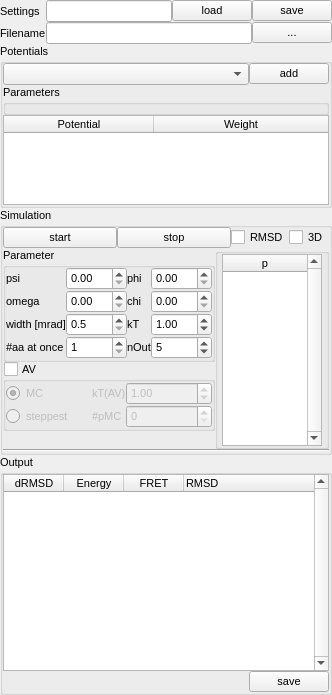
<?xml version="1.0" encoding="UTF-8"?>
<ui version="4.0">
 <class>Form</class>
 <widget class="QWidget" name="Form">
  <property name="geometry">
   <rect>
    <x>0</x>
    <y>0</y>
    <width>311</width>
    <height>695</height>
   </rect>
  </property>
  <property name="sizePolicy">
   <sizepolicy hsizetype="Preferred" vsizetype="Minimum">
    <horstretch>0</horstretch>
    <verstretch>0</verstretch>
   </sizepolicy>
  </property>
  <property name="font">
   <font>
    <pointsize>8</pointsize>
   </font>
  </property>
  <property name="windowTitle">
   <string>Form</string>
  </property>
  <layout class="QVBoxLayout" name="verticalLayout_5">
   <property name="spacing">
    <number>0</number>
   </property>
   <property name="margin">
    <number>0</number>
   </property>
   <item>
    <layout class="QGridLayout" name="gridLayout_6">
     <property name="spacing">
      <number>0</number>
     </property>
     <item row="0" column="0">
      <widget class="QLabel" name="label_3">
       <property name="enabled">
        <bool>true</bool>
       </property>
       <property name="text">
        <string>Settings</string>
       </property>
      </widget>
     </item>
     <item row="0" column="1">
      <layout class="QHBoxLayout" name="horizontalLayout">
       <property name="spacing">
        <number>0</number>
       </property>
       <item>
        <widget class="QLineEdit" name="lineEdit_2">
         <property name="enabled">
          <bool>true</bool>
         </property>
         <property name="readOnly">
          <bool>true</bool>
         </property>
        </widget>
       </item>
       <item>
        <widget class="QPushButton" name="toolButton_2">
         <property name="toolTip">
          <string>&lt;html&gt;&lt;head/&gt;&lt;body&gt;&lt;p&gt;Loading of a Monte-Carlo setting file.&lt;/p&gt;&lt;/body&gt;&lt;/html&gt;</string>
         </property>
         <property name="text">
          <string>load</string>
         </property>
        </widget>
       </item>
       <item>
        <widget class="QPushButton" name="toolButton_3">
         <property name="toolTip">
          <string>Save Monte-Carlo setting file.</string>
         </property>
         <property name="text">
          <string>save</string>
         </property>
        </widget>
       </item>
      </layout>
     </item>
     <item row="1" column="0">
      <widget class="QLabel" name="label_15">
       <property name="text">
        <string>Filename</string>
       </property>
      </widget>
     </item>
     <item row="1" column="1">
      <layout class="QHBoxLayout" name="horizontalLayout_3">
       <property name="spacing">
        <number>0</number>
       </property>
       <item>
        <widget class="QLineEdit" name="lineEdit_13">
         <property name="toolTip">
          <string>Output filename of trajectory</string>
         </property>
         <property name="readOnly">
          <bool>true</bool>
         </property>
        </widget>
       </item>
       <item>
        <widget class="QPushButton" name="toolButton">
         <property name="toolTip">
          <string>Select the target trajectory filename</string>
         </property>
         <property name="text">
          <string>...</string>
         </property>
        </widget>
       </item>
      </layout>
     </item>
    </layout>
   </item>
   <item>
    <widget class="QGroupBox" name="groupBox_3">
     <property name="sizePolicy">
      <sizepolicy hsizetype="Expanding" vsizetype="Minimum">
       <horstretch>0</horstretch>
       <verstretch>0</verstretch>
      </sizepolicy>
     </property>
     <property name="maximumSize">
      <size>
       <width>16777215</width>
       <height>16777215</height>
      </size>
     </property>
     <property name="title">
      <string>Potentials</string>
     </property>
     <property name="alignment">
      <set>Qt::AlignLeading|Qt::AlignLeft|Qt::AlignTop</set>
     </property>
     <layout class="QGridLayout" name="gridLayout">
      <property name="margin">
       <number>0</number>
      </property>
      <property name="spacing">
       <number>0</number>
      </property>
      <item row="4" column="0" colspan="4">
       <widget class="QTableWidget" name="tableWidget">
        <property name="sizePolicy">
         <sizepolicy hsizetype="Expanding" vsizetype="Fixed">
          <horstretch>0</horstretch>
          <verstretch>0</verstretch>
         </sizepolicy>
        </property>
        <property name="minimumSize">
         <size>
          <width>0</width>
          <height>0</height>
         </size>
        </property>
        <property name="maximumSize">
         <size>
          <width>16777215</width>
          <height>90</height>
         </size>
        </property>
        <property name="toolTip">
         <string>Used potentials applied during optimization</string>
        </property>
        <attribute name="horizontalHeaderDefaultSectionSize">
         <number>150</number>
        </attribute>
        <attribute name="horizontalHeaderStretchLastSection">
         <bool>true</bool>
        </attribute>
        <attribute name="verticalHeaderVisible">
         <bool>false</bool>
        </attribute>
        <column>
         <property name="text">
          <string>Potential</string>
         </property>
        </column>
        <column>
         <property name="text">
          <string>Weight</string>
         </property>
        </column>
       </widget>
      </item>
      <item row="0" column="3">
       <widget class="QPushButton" name="toolButton_6">
        <property name="sizePolicy">
         <sizepolicy hsizetype="Fixed" vsizetype="Fixed">
          <horstretch>0</horstretch>
          <verstretch>0</verstretch>
         </sizepolicy>
        </property>
        <property name="toolTip">
         <string>Add a new potential to the list of used potentials.</string>
        </property>
        <property name="text">
         <string>add</string>
        </property>
       </widget>
      </item>
      <item row="0" column="0" colspan="3">
       <widget class="QComboBox" name="comboBox_2">
        <property name="sizePolicy">
         <sizepolicy hsizetype="Expanding" vsizetype="Fixed">
          <horstretch>0</horstretch>
          <verstretch>0</verstretch>
         </sizepolicy>
        </property>
       </widget>
      </item>
      <item row="2" column="0" colspan="4">
       <widget class="QGroupBox" name="groupBox_8">
        <property name="title">
         <string>Parameters</string>
        </property>
        <layout class="QVBoxLayout" name="verticalLayout_4">
         <property name="spacing">
          <number>0</number>
         </property>
         <property name="margin">
          <number>0</number>
         </property>
         <item>
          <layout class="QVBoxLayout" name="verticalLayout_2">
           <property name="spacing">
            <number>0</number>
           </property>
          </layout>
         </item>
        </layout>
       </widget>
      </item>
     </layout>
    </widget>
   </item>
   <item>
    <widget class="QGroupBox" name="groupBox_4">
     <property name="sizePolicy">
      <sizepolicy hsizetype="Expanding" vsizetype="Preferred">
       <horstretch>0</horstretch>
       <verstretch>0</verstretch>
      </sizepolicy>
     </property>
     <property name="maximumSize">
      <size>
       <width>16777215</width>
       <height>16777215</height>
      </size>
     </property>
     <property name="title">
      <string>Simulation</string>
     </property>
     <layout class="QGridLayout" name="gridLayout_3">
      <property name="margin">
       <number>0</number>
      </property>
      <property name="spacing">
       <number>0</number>
      </property>
      <item row="4" column="0">
       <widget class="QGroupBox" name="groupBox_5">
        <property name="title">
         <string>Parameter</string>
        </property>
        <layout class="QGridLayout" name="gridLayout_5">
         <property name="margin">
          <number>0</number>
         </property>
         <property name="spacing">
          <number>0</number>
         </property>
         <item row="0" column="1" colspan="4">
          <layout class="QGridLayout" name="gridLayout_7">
           <property name="spacing">
            <number>0</number>
           </property>
           <item row="4" column="3">
            <widget class="QDoubleSpinBox" name="doubleSpinBox_2">
             <property name="toolTip">
              <string>Temperature</string>
             </property>
             <property name="maximum">
              <double>999.000000000000000</double>
             </property>
             <property name="singleStep">
              <double>0.500000000000000</double>
             </property>
             <property name="value">
              <double>1.000000000000000</double>
             </property>
            </widget>
           </item>
           <item row="3" column="3">
            <widget class="QDoubleSpinBox" name="doubleSpinBox_6">
             <property name="toolTip">
              <string>Probability of moving chi-angle</string>
             </property>
             <property name="maximum">
              <double>1.000000000000000</double>
             </property>
             <property name="singleStep">
              <double>0.010000000000000</double>
             </property>
            </widget>
           </item>
           <item row="2" column="0">
            <widget class="QLabel" name="label_10">
             <property name="text">
              <string>psi</string>
             </property>
            </widget>
           </item>
           <item row="4" column="0">
            <widget class="QLabel" name="label_7">
             <property name="text">
              <string>width [mrad]</string>
             </property>
            </widget>
           </item>
           <item row="7" column="0">
            <widget class="QLabel" name="label_8">
             <property name="text">
              <string>#aa at once</string>
             </property>
            </widget>
           </item>
           <item row="4" column="2">
            <widget class="QLabel" name="label_13">
             <property name="text">
              <string>kT</string>
             </property>
            </widget>
           </item>
           <item row="7" column="3">
            <widget class="QSpinBox" name="spinBox_2">
             <property name="toolTip">
              <string>Every n-th accepted frame is written to file </string>
             </property>
             <property name="minimum">
              <number>1</number>
             </property>
             <property name="maximum">
              <number>9999</number>
             </property>
             <property name="singleStep">
              <number>10</number>
             </property>
             <property name="value">
              <number>5</number>
             </property>
            </widget>
           </item>
           <item row="7" column="2">
            <widget class="QLabel" name="label_12">
             <property name="text">
              <string>nOut</string>
             </property>
            </widget>
           </item>
           <item row="7" column="1">
            <widget class="QSpinBox" name="spinBox">
             <property name="toolTip">
              <string>Number of aa moved in one MC-step</string>
             </property>
             <property name="minimum">
              <number>1</number>
             </property>
            </widget>
           </item>
           <item row="3" column="1">
            <widget class="QDoubleSpinBox" name="doubleSpinBox_5">
             <property name="toolTip">
              <string>Probability of moving omega-angle</string>
             </property>
             <property name="maximum">
              <double>1.000000000000000</double>
             </property>
             <property name="singleStep">
              <double>0.010000000000000</double>
             </property>
            </widget>
           </item>
           <item row="2" column="1">
            <widget class="QDoubleSpinBox" name="doubleSpinBox_3">
             <property name="sizePolicy">
              <sizepolicy hsizetype="MinimumExpanding" vsizetype="Fixed">
               <horstretch>0</horstretch>
               <verstretch>0</verstretch>
              </sizepolicy>
             </property>
             <property name="toolTip">
              <string>Probability of moving psi-angle</string>
             </property>
             <property name="maximum">
              <double>1.000000000000000</double>
             </property>
             <property name="singleStep">
              <double>0.010000000000000</double>
             </property>
            </widget>
           </item>
           <item row="2" column="3">
            <widget class="QDoubleSpinBox" name="doubleSpinBox_4">
             <property name="toolTip">
              <string>Probability of moving phi-angle</string>
             </property>
             <property name="maximum">
              <double>1.000000000000000</double>
             </property>
             <property name="singleStep">
              <double>0.010000000000000</double>
             </property>
            </widget>
           </item>
           <item row="3" column="2">
            <widget class="QLabel" name="label_16">
             <property name="text">
              <string>chi</string>
             </property>
            </widget>
           </item>
           <item row="3" column="0">
            <widget class="QLabel" name="label_14">
             <property name="text">
              <string>omega</string>
             </property>
            </widget>
           </item>
           <item row="4" column="1">
            <widget class="QDoubleSpinBox" name="doubleSpinBox">
             <property name="toolTip">
              <string>&lt;html&gt;&lt;head/&gt;&lt;body&gt;&lt;p&gt;Width of a normal distribution in milli rad.&lt;/p&gt;&lt;p&gt;The dihedral-angles are altered by random samples taken of a noraml distribution with a width specified above.&lt;/p&gt;&lt;/body&gt;&lt;/html&gt;</string>
             </property>
             <property name="decimals">
              <number>1</number>
             </property>
             <property name="minimum">
              <double>0.500000000000000</double>
             </property>
             <property name="maximum">
              <double>1000.000000000000000</double>
             </property>
             <property name="singleStep">
              <double>0.250000000000000</double>
             </property>
             <property name="value">
              <double>0.500000000000000</double>
             </property>
            </widget>
           </item>
           <item row="2" column="2">
            <widget class="QLabel" name="label_9">
             <property name="text">
              <string>phi</string>
             </property>
            </widget>
           </item>
          </layout>
         </item>
        </layout>
       </widget>
      </item>
      <item row="5" column="0">
       <widget class="QGroupBox" name="groupBox_7">
        <property name="maximumSize">
         <size>
          <width>16777215</width>
          <height>16777215</height>
         </size>
        </property>
        <property name="toolTip">
         <string>Check to enable optimization including AV-potential</string>
        </property>
        <property name="title">
         <string>AV</string>
        </property>
        <property name="checkable">
         <bool>true</bool>
        </property>
        <property name="checked">
         <bool>false</bool>
        </property>
        <layout class="QGridLayout" name="gridLayout_4">
         <property name="margin">
          <number>0</number>
         </property>
         <property name="spacing">
          <number>0</number>
         </property>
         <item row="1" column="1">
          <widget class="QLabel" name="label">
           <property name="sizePolicy">
            <sizepolicy hsizetype="Fixed" vsizetype="Preferred">
             <horstretch>0</horstretch>
             <verstretch>0</verstretch>
            </sizepolicy>
           </property>
           <property name="text">
            <string>#pMC</string>
           </property>
          </widget>
         </item>
         <item row="0" column="2">
          <widget class="QDoubleSpinBox" name="doubleSpinBox_8">
           <property name="toolTip">
            <string>&lt;html&gt;&lt;head/&gt;&lt;body&gt;&lt;p&gt;Temperature factor for acceptance of the AV-MC step. Here chi2 is treated as energy. Chi2 is divided by the temperature factor kT(AV).&lt;/p&gt;&lt;/body&gt;&lt;/html&gt;</string>
           </property>
           <property name="singleStep">
            <double>0.500000000000000</double>
           </property>
           <property name="value">
            <double>1.000000000000000</double>
           </property>
          </widget>
         </item>
         <item row="1" column="0">
          <widget class="QRadioButton" name="radioButton_2">
           <property name="text">
            <string>steppest</string>
           </property>
          </widget>
         </item>
         <item row="0" column="1">
          <widget class="QLabel" name="label_11">
           <property name="sizePolicy">
            <sizepolicy hsizetype="Fixed" vsizetype="Preferred">
             <horstretch>0</horstretch>
             <verstretch>0</verstretch>
            </sizepolicy>
           </property>
           <property name="text">
            <string>kT(AV)</string>
           </property>
          </widget>
         </item>
         <item row="1" column="2">
          <widget class="QSpinBox" name="spinBox_3">
           <property name="toolTip">
            <string>Number of protein MC-steps before AV-MC step</string>
           </property>
           <property name="maximum">
            <number>9999</number>
           </property>
          </widget>
         </item>
         <item row="3" column="0" colspan="3">
          <layout class="QVBoxLayout" name="verticalLayout"/>
         </item>
         <item row="0" column="0">
          <widget class="QRadioButton" name="radioButton">
           <property name="text">
            <string>MC</string>
           </property>
           <property name="checked">
            <bool>true</bool>
           </property>
          </widget>
         </item>
        </layout>
       </widget>
      </item>
      <item row="4" column="1" rowspan="4">
       <widget class="QGroupBox" name="groupBox">
        <property name="sizePolicy">
         <sizepolicy hsizetype="Expanding" vsizetype="Preferred">
          <horstretch>0</horstretch>
          <verstretch>0</verstretch>
         </sizepolicy>
        </property>
        <property name="title">
         <string/>
        </property>
        <property name="alignment">
         <set>Qt::AlignLeading|Qt::AlignLeft|Qt::AlignVCenter</set>
        </property>
        <layout class="QVBoxLayout" name="verticalLayout_3">
         <property name="spacing">
          <number>0</number>
         </property>
         <property name="leftMargin">
          <number>4</number>
         </property>
         <property name="topMargin">
          <number>0</number>
         </property>
         <property name="rightMargin">
          <number>4</number>
         </property>
         <property name="bottomMargin">
          <number>0</number>
         </property>
         <item>
          <widget class="QTableWidget" name="tableWidget_2">
           <property name="sizePolicy">
            <sizepolicy hsizetype="MinimumExpanding" vsizetype="MinimumExpanding">
             <horstretch>0</horstretch>
             <verstretch>0</verstretch>
            </sizepolicy>
           </property>
           <property name="minimumSize">
            <size>
             <width>100</width>
             <height>0</height>
            </size>
           </property>
           <property name="maximumSize">
            <size>
             <width>16777215</width>
             <height>16777215</height>
            </size>
           </property>
           <property name="toolTip">
            <string>Movemap (higher number higher prob. dihedral of aa is changed</string>
           </property>
           <property name="verticalScrollBarPolicy">
            <enum>Qt::ScrollBarAlwaysOn</enum>
           </property>
           <property name="selectionMode">
            <enum>QAbstractItemView::ContiguousSelection</enum>
           </property>
           <attribute name="horizontalHeaderVisible">
            <bool>true</bool>
           </attribute>
           <attribute name="horizontalHeaderDefaultSectionSize">
            <number>30</number>
           </attribute>
           <attribute name="horizontalHeaderMinimumSectionSize">
            <number>8</number>
           </attribute>
           <attribute name="horizontalHeaderStretchLastSection">
            <bool>true</bool>
           </attribute>
           <attribute name="verticalHeaderVisible">
            <bool>true</bool>
           </attribute>
           <attribute name="verticalHeaderDefaultSectionSize">
            <number>20</number>
           </attribute>
           <attribute name="verticalHeaderStretchLastSection">
            <bool>false</bool>
           </attribute>
           <column>
            <property name="text">
             <string>p</string>
            </property>
           </column>
          </widget>
         </item>
        </layout>
       </widget>
      </item>
      <item row="1" column="0" colspan="2">
       <layout class="QHBoxLayout" name="horizontalLayout_2">
        <property name="spacing">
         <number>0</number>
        </property>
        <item>
         <widget class="QPushButton" name="toolButton_4">
          <property name="sizePolicy">
           <sizepolicy hsizetype="Expanding" vsizetype="Fixed">
            <horstretch>0</horstretch>
            <verstretch>0</verstretch>
           </sizepolicy>
          </property>
          <property name="toolTip">
           <string>Start the simulation.</string>
          </property>
          <property name="text">
           <string>start</string>
          </property>
         </widget>
        </item>
        <item>
         <widget class="QPushButton" name="toolButton_5">
          <property name="sizePolicy">
           <sizepolicy hsizetype="Expanding" vsizetype="Fixed">
            <horstretch>0</horstretch>
            <verstretch>0</verstretch>
           </sizepolicy>
          </property>
          <property name="toolTip">
           <string>Stop the simulation.</string>
          </property>
          <property name="text">
           <string>stop</string>
          </property>
         </widget>
        </item>
        <item>
         <widget class="QCheckBox" name="checkBox">
          <property name="toolTip">
           <string>&lt;html&gt;&lt;head/&gt;&lt;body&gt;&lt;p&gt;Updates the trajectory and the plots shown within the program. Irrespectively this is checked or not the new structures are saved to the trajectory file. If this is not checked the memory-usage during the curse of the simulation remains constant. If this is checked the memory-usage grows with the trajectory length. Thus, it's recommended to disable the update for long simulations.&lt;/p&gt;&lt;/body&gt;&lt;/html&gt;</string>
          </property>
          <property name="text">
           <string>RMSD</string>
          </property>
         </widget>
        </item>
        <item>
         <widget class="QCheckBox" name="checkBox_4">
          <property name="sizePolicy">
           <sizepolicy hsizetype="Fixed" vsizetype="Fixed">
            <horstretch>0</horstretch>
            <verstretch>0</verstretch>
           </sizepolicy>
          </property>
          <property name="toolTip">
           <string>&lt;html&gt;&lt;head/&gt;&lt;body&gt;&lt;p&gt;If checked adds new accepted structures to 3D-view. In long simulation the memory use may increase significantelly and result in crashing the program. Thus, only use this for test runs and not long productive runs.&lt;/p&gt;&lt;/body&gt;&lt;/html&gt;</string>
          </property>
          <property name="text">
           <string>3D</string>
          </property>
          <property name="checked">
           <bool>false</bool>
          </property>
         </widget>
        </item>
       </layout>
      </item>
      <item row="8" column="0" colspan="2">
       <widget class="Line" name="line">
        <property name="orientation">
         <enum>Qt::Horizontal</enum>
        </property>
       </widget>
      </item>
     </layout>
     <zorder>line</zorder>
     <zorder>groupBox</zorder>
     <zorder>groupBox_7</zorder>
     <zorder>groupBox_5</zorder>
    </widget>
   </item>
   <item>
    <widget class="QGroupBox" name="groupBox_2">
     <property name="title">
      <string>Output</string>
     </property>
     <layout class="QGridLayout" name="gridLayout_2">
      <property name="margin">
       <number>0</number>
      </property>
      <property name="spacing">
       <number>0</number>
      </property>
      <item row="2" column="0" colspan="4">
       <widget class="QTableWidget" name="tableWidget_3">
        <property name="sizePolicy">
         <sizepolicy hsizetype="Expanding" vsizetype="Expanding">
          <horstretch>0</horstretch>
          <verstretch>0</verstretch>
         </sizepolicy>
        </property>
        <property name="minimumSize">
         <size>
          <width>0</width>
          <height>100</height>
         </size>
        </property>
        <property name="maximumSize">
         <size>
          <width>16777215</width>
          <height>400</height>
         </size>
        </property>
        <property name="contextMenuPolicy">
         <enum>Qt::ActionsContextMenu</enum>
        </property>
        <property name="toolTip">
         <string>&lt;html&gt;&lt;head/&gt;&lt;body&gt;&lt;p&gt;Change in RMSD with respect to previous structure (dRMSD), &lt;/p&gt;&lt;p&gt;total potential energy, FRET-energy (chi2), &lt;/p&gt;&lt;p&gt;RMSD with respect to reference structrure (first)&lt;/p&gt;&lt;/body&gt;&lt;/html&gt;</string>
        </property>
        <property name="verticalScrollBarPolicy">
         <enum>Qt::ScrollBarAlwaysOn</enum>
        </property>
        <property name="horizontalScrollBarPolicy">
         <enum>Qt::ScrollBarAlwaysOff</enum>
        </property>
        <property name="autoScroll">
         <bool>true</bool>
        </property>
        <attribute name="horizontalHeaderDefaultSectionSize">
         <number>60</number>
        </attribute>
        <attribute name="horizontalHeaderStretchLastSection">
         <bool>true</bool>
        </attribute>
        <attribute name="verticalHeaderCascadingSectionResizes">
         <bool>false</bool>
        </attribute>
        <column>
         <property name="text">
          <string>dRMSD</string>
         </property>
        </column>
        <column>
         <property name="text">
          <string>Energy</string>
         </property>
        </column>
        <column>
         <property name="text">
          <string>FRET</string>
         </property>
        </column>
        <column>
         <property name="text">
          <string>RMSD</string>
         </property>
         <property name="textAlignment">
          <set>AlignLeft|AlignVCenter</set>
         </property>
        </column>
       </widget>
      </item>
      <item row="5" column="3">
       <widget class="QPushButton" name="toolButton_7">
        <property name="toolTip">
         <string>Save RMSD/FRET table</string>
        </property>
        <property name="text">
         <string>save</string>
        </property>
       </widget>
      </item>
      <item row="5" column="0">
       <spacer name="horizontalSpacer">
        <property name="orientation">
         <enum>Qt::Horizontal</enum>
        </property>
        <property name="sizeHint" stdset="0">
         <size>
          <width>40</width>
          <height>20</height>
         </size>
        </property>
       </spacer>
      </item>
     </layout>
    </widget>
   </item>
  </layout>
  <action name="actionRun_Simulation">
   <property name="text">
    <string>Run Simulation</string>
   </property>
  </action>
  <action name="actionLoad_configuration_file">
   <property name="text">
    <string>Load configuration file</string>
   </property>
  </action>
  <action name="actionSave_configuration_file">
   <property name="text">
    <string>Save configuration file</string>
   </property>
  </action>
  <action name="actionStop_simulation">
   <property name="text">
    <string>Stop simulation</string>
   </property>
  </action>
  <action name="actionAdd_potential">
   <property name="text">
    <string>Add potential</string>
   </property>
  </action>
  <action name="actionSet_output_filename">
   <property name="text">
    <string>Set output-filename</string>
   </property>
  </action>
  <action name="actionSave_RMSD_table">
   <property name="text">
    <string>Save RMSD-table</string>
   </property>
  </action>
  <action name="actionCurrent_potential_changed">
   <property name="text">
    <string>Current potential changed</string>
   </property>
  </action>
 </widget>
 <resources/>
 <connections>
  <connection>
   <sender>toolButton_4</sender>
   <signal>clicked()</signal>
   <receiver>actionRun_Simulation</receiver>
   <slot>trigger()</slot>
   <hints>
    <hint type="sourcelabel">
     <x>19</x>
     <y>320</y>
    </hint>
    <hint type="destinationlabel">
     <x>-1</x>
     <y>-1</y>
    </hint>
   </hints>
  </connection>
  <connection>
   <sender>toolButton_2</sender>
   <signal>clicked()</signal>
   <receiver>actionLoad_configuration_file</receiver>
   <slot>trigger()</slot>
   <hints>
    <hint type="sourcelabel">
     <x>187</x>
     <y>12</y>
    </hint>
    <hint type="destinationlabel">
     <x>-1</x>
     <y>-1</y>
    </hint>
   </hints>
  </connection>
  <connection>
   <sender>toolButton_3</sender>
   <signal>clicked()</signal>
   <receiver>actionSave_configuration_file</receiver>
   <slot>trigger()</slot>
   <hints>
    <hint type="sourcelabel">
     <x>271</x>
     <y>12</y>
    </hint>
    <hint type="destinationlabel">
     <x>-1</x>
     <y>-1</y>
    </hint>
   </hints>
  </connection>
  <connection>
   <sender>toolButton_6</sender>
   <signal>clicked()</signal>
   <receiver>actionAdd_potential</receiver>
   <slot>trigger()</slot>
   <hints>
    <hint type="sourcelabel">
     <x>221</x>
     <y>69</y>
    </hint>
    <hint type="destinationlabel">
     <x>-1</x>
     <y>-1</y>
    </hint>
   </hints>
  </connection>
  <connection>
   <sender>toolButton</sender>
   <signal>clicked()</signal>
   <receiver>actionSet_output_filename</receiver>
   <slot>trigger()</slot>
   <hints>
    <hint type="sourcelabel">
     <x>308</x>
     <y>32</y>
    </hint>
    <hint type="destinationlabel">
     <x>-1</x>
     <y>-1</y>
    </hint>
   </hints>
  </connection>
  <connection>
   <sender>toolButton_7</sender>
   <signal>clicked()</signal>
   <receiver>actionSave_RMSD_table</receiver>
   <slot>trigger()</slot>
   <hints>
    <hint type="sourcelabel">
     <x>227</x>
     <y>624</y>
    </hint>
    <hint type="destinationlabel">
     <x>-1</x>
     <y>-1</y>
    </hint>
   </hints>
  </connection>
  <connection>
   <sender>toolButton_5</sender>
   <signal>clicked()</signal>
   <receiver>actionStop_simulation</receiver>
   <slot>trigger()</slot>
   <hints>
    <hint type="sourcelabel">
     <x>252</x>
     <y>212</y>
    </hint>
    <hint type="destinationlabel">
     <x>-1</x>
     <y>-1</y>
    </hint>
   </hints>
  </connection>
  <connection>
   <sender>checkBox_4</sender>
   <signal>clicked(bool)</signal>
   <receiver>checkBox</receiver>
   <slot>setChecked(bool)</slot>
   <hints>
    <hint type="sourcelabel">
     <x>282</x>
     <y>697</y>
    </hint>
    <hint type="destinationlabel">
     <x>236</x>
     <y>697</y>
    </hint>
   </hints>
  </connection>
  <connection>
   <sender>toolButton_4</sender>
   <signal>clicked(bool)</signal>
   <receiver>toolButton_4</receiver>
   <slot>setEnabled(bool)</slot>
   <hints>
    <hint type="sourcelabel">
     <x>85</x>
     <y>212</y>
    </hint>
    <hint type="destinationlabel">
     <x>85</x>
     <y>212</y>
    </hint>
   </hints>
  </connection>
  <connection>
   <sender>toolButton_5</sender>
   <signal>clicked(bool)</signal>
   <receiver>toolButton_4</receiver>
   <slot>setDisabled(bool)</slot>
   <hints>
    <hint type="sourcelabel">
     <x>252</x>
     <y>212</y>
    </hint>
    <hint type="destinationlabel">
     <x>85</x>
     <y>212</y>
    </hint>
   </hints>
  </connection>
  <connection>
   <sender>comboBox_2</sender>
   <signal>currentIndexChanged(int)</signal>
   <receiver>actionCurrent_potential_changed</receiver>
   <slot>trigger()</slot>
   <hints>
    <hint type="sourcelabel">
     <x>153</x>
     <y>69</y>
    </hint>
    <hint type="destinationlabel">
     <x>-1</x>
     <y>-1</y>
    </hint>
   </hints>
  </connection>
  <connection>
   <sender>radioButton</sender>
   <signal>toggled(bool)</signal>
   <receiver>doubleSpinBox_8</receiver>
   <slot>setEnabled(bool)</slot>
   <hints>
    <hint type="sourcelabel">
     <x>41</x>
     <y>363</y>
    </hint>
    <hint type="destinationlabel">
     <x>151</x>
     <y>363</y>
    </hint>
   </hints>
  </connection>
  <connection>
   <sender>toolButton_5</sender>
   <signal>clicked(bool)</signal>
   <receiver>groupBox_5</receiver>
   <slot>setDisabled(bool)</slot>
   <hints>
    <hint type="sourcelabel">
     <x>252</x>
     <y>212</y>
    </hint>
    <hint type="destinationlabel">
     <x>100</x>
     <y>271</y>
    </hint>
   </hints>
  </connection>
  <connection>
   <sender>toolButton_5</sender>
   <signal>clicked(bool)</signal>
   <receiver>groupBox_7</receiver>
   <slot>setDisabled(bool)</slot>
   <hints>
    <hint type="sourcelabel">
     <x>252</x>
     <y>212</y>
    </hint>
    <hint type="destinationlabel">
     <x>100</x>
     <y>348</y>
    </hint>
   </hints>
  </connection>
  <connection>
   <sender>toolButton_4</sender>
   <signal>clicked(bool)</signal>
   <receiver>groupBox_5</receiver>
   <slot>setEnabled(bool)</slot>
   <hints>
    <hint type="sourcelabel">
     <x>85</x>
     <y>212</y>
    </hint>
    <hint type="destinationlabel">
     <x>100</x>
     <y>271</y>
    </hint>
   </hints>
  </connection>
  <connection>
   <sender>toolButton_4</sender>
   <signal>clicked(bool)</signal>
   <receiver>groupBox_7</receiver>
   <slot>setEnabled(bool)</slot>
   <hints>
    <hint type="sourcelabel">
     <x>85</x>
     <y>212</y>
    </hint>
    <hint type="destinationlabel">
     <x>100</x>
     <y>348</y>
    </hint>
   </hints>
  </connection>
 </connections>
</ui>
